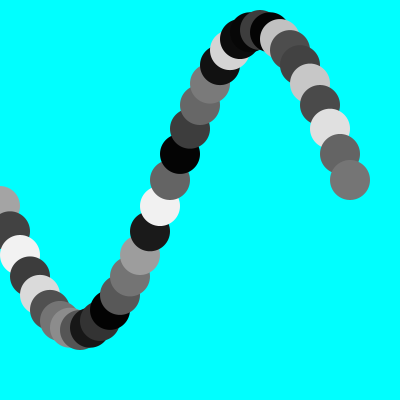
Frame 1 (no input)
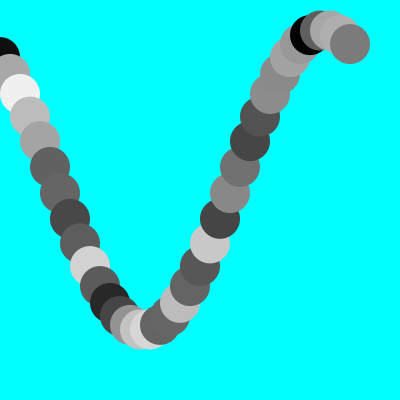
Frame 60 (the mouse pressed at the canvas centre just before this capture)
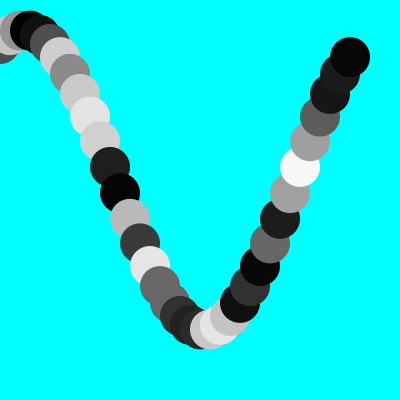
Frame 120 (the mouse held since frame 60 and released just before this capture)

The Processing sketch that drew these frames (run headless with seeded random() and noise(); from frame 60 on, the mouse is pressed at the canvas centre):

// Processing sketch: processing_86776
// ── processing_86776.pde

int s = 5;
cercle[] a;
 
void setup ()
{
  size (400, 400);
  
  smooth();
  noStroke();
  a = new cercle[36];
 
  for (int i = 0; i < a.length; i++)
  {
    a[i] =new cercle();
    a[i].x = 10*i;
    a[i].y = 180;
    a[i].angle2 = 5;
    a[i].r = 20;
    a[i].angle = 10*i;
  }
}
 
void draw ()
{
  background (0, 255, 255);
  for (int i = 0; i < a.length; i++)
  {
    a[i].moviment();
    a[i].show();
  }
}
 
 
class cercle
{
  float x, y, r;
  float angle, angle2;
 
  void moviment()
  {
    angle += angle2;
  }
 
  void show()
  {
    y = s*30*sin(radians(angle+angle2)) + s *36;
    fill (random (255));
    ellipse (x, y, r*2, r*2);
  }
}
